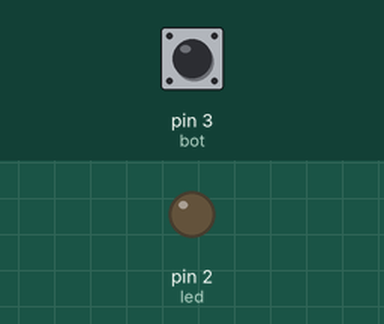
This sketch was run on a simulated Arduino Uno, built with avr-gcc and run on an emulated ATmega328P. Shown: output pins drawn as LEDs (lit = HIGH). The test bench sets the inputs (shaded band); at power-on: pin 3 (bot) LOW.

Above: at 1.2 s.
1.3 s: pin 3 (bot) pulled HIGH for 0.15 s
At 1.4 s:
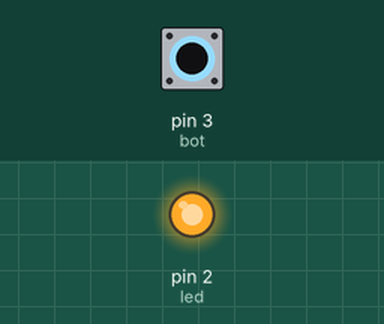
3.0 s: pin 3 (bot) pulled HIGH for 3.2 s
At 6.7 s:
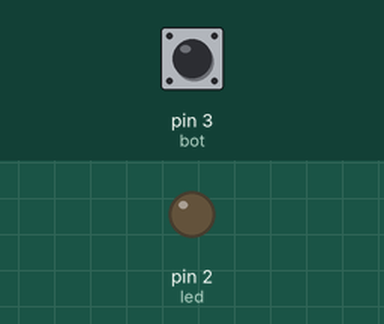
Timing chart, 0 to 8.2 s (numbered marks = the images above; inputs shaded):
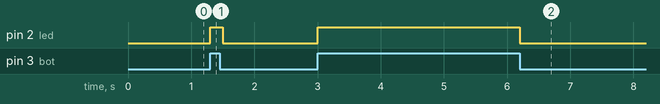

Measured:
- after the input at 1.3 s, pin 2 (led): LOW → HIGH at once, → LOW 0.20 s later
- after the input at 3.0 s, pin 2 (led): LOW → HIGH at once, → LOW 3.2 s later

The sketch:

ex4.ino
```cpp
const int led = 2;
const int bot = 3;

void setup()
{
  pinMode(led, OUTPUT);
  pinMode(bot, INPUT);
}

void loop()
{
  int var = digitalRead(bot);
  if(var){
    digitalWrite(led,HIGH);
  }else{
    digitalWrite(led,LOW);
  }
  delay(100);
}
```
